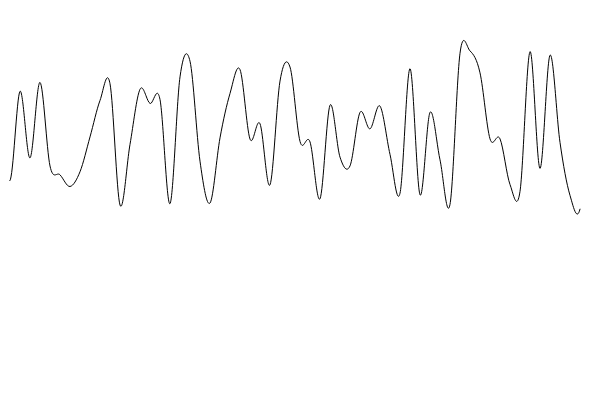
Frame 1 (no input)
Frame 60 (no input): identical to frame 1, image omitted
Frame 120 (the mouse pressed at the canvas centre since frame 60): identical to frame 1, image omitted

The p5.js sketch that drew this single still picture (run headless with seeded random() and noise() and a simulated clock; from frame 60 on, the mouse is pressed at the canvas centre):

// p5.js sketch
// ── sketch.js
let points = [];

function setup() {
  createCanvas(600, 400);
  generatePoints();
}

function draw() {
  background(255);
  noFill();
  stroke(0);

  beginShape();
  for (let i = 0; i < points.length; i++) {
    curveVertex(points[i].x, points[i].y);
  }
  endShape();

  // Add new points to the line for a continuous appearance 
  //generatePoints();
}

function generatePoints() {
  let spacing = 10;
  let xOffset = 0;

  for (let x = 0; x < width + xOffset; x += spacing) {
      let y = height / 2 - random(-15,150);  
      points.push(createVector(x, y));   

  }
}
